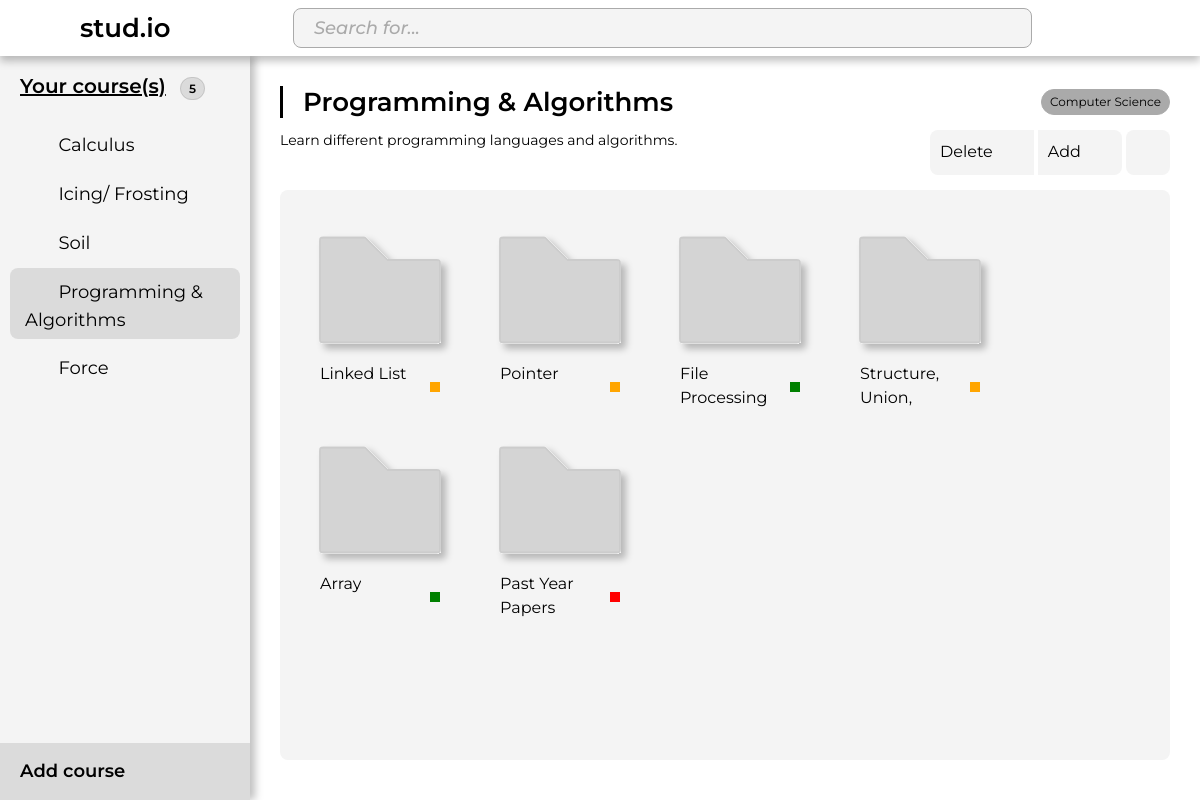
Page /Dev/Dashboard?id=6 (signed in) on the committed database.
### tables this page shows
CREATE TABLE `course` (
  `course_ID` int(11) NOT NULL,
  `c_name` varchar(100) NOT NULL,
  `c_description` varchar(150) NOT NULL,
  `c_type_ID` int(11) DEFAULT NULL,
  `user_ID` int(11) NOT NULL
);

CREATE TABLE `course_type` (
  `c_type_ID` int(11) NOT NULL,
  `c_type` varchar(50) NOT NULL
);

CREATE TABLE `topic` (
  `topic_ID` int(11) NOT NULL,
  `topic_name` varchar(100) NOT NULL,
  `topic_description` varchar(150) NOT NULL,
  `difficulty_ID` int(11) DEFAULT NULL,
  `course_ID` int(11) NOT NULL
);

### Dev/Dashboard/sidebar.php (shortened to what this page needs)
<?php
include '../config.php';
$query = mysqli_query($conn, "SELECT * FROM course where user_ID='$_SESSION[id]';");
$count = mysqli_num_rows($query);
?>
<div class="sidebar">
  <div class="header-box">
    <span class="header">Your course(s)</span>
    <span class="course-badge"><?php echo $count; ?></span>
  </div>
  <ul id="course-lists" class="course-lists list-unstyled">
    <?php
    if ($count != '0') {
      while ($row = mysqli_fetch_array($query)) {
        $id = $row['course_ID'];
        if ($id == $_GET['id']) { ?>
          <li class="course active"><?php
        } else { ?>
          <li class="course"><?php
        }?>
          <a href="<?php echo '?id='.$id; ?>" class="course-list text-decoration-none d-block">
            <span class="course-title">
              <i class="fal fa-regular fa-book"></i>
              <?php echo $row['c_name']; ?>
            </span>
          </a>
        </li>
    <?php
      }
    }
    ?>
  </ul>
  <ul id="course-add" class="course-add list-unstyled">
    <li class=""><a class="text-decoration-none d-flex justify-content-between">Add course<i class="fal fa-solid fa-plus"></i></a></li>
  </ul>
</div>

### Dev/Dashboard/course.php (shortened to what this page needs)
<?php
include '../config.php';
$get_id = $_GET['id'];
$user_ID = "$_SESSION[id]";
$sql = "SELECT * FROM course where user_ID='$user_ID' AND course_ID='$get_id';";
$result = $conn->query($sql);
$c_name = $c_description = $c_type_ID = "";
if ($result->num_rows > 0) {
    while ($row = $result->fetch_assoc()) {
        $c_name = $row["c_name"];
        $c_description = $row["c_description"];
        $c_type_ID = $row["c_type_ID"];
    }
}
$query = "SELECT * FROM course_type where c_type_ID='$c_type_ID';";
$result = $conn->query($query);
$c_type = "";
if ($result->num_rows > 0) {
    while ($row = $result->fetch_assoc()) {
        $c_type = $row["c_type"];
    }
}
?>
<div class="dashboard-container">
    <div class="dashboard-header">
        <div class="dashboard-title-box">
            <span id="course-header-title" class="course-header-title" contenteditable="true" data-toggle="tooltip" data-placement="left" title="Click to edit course title" value=><?php echo $c_name; ?></span>
            <span class="course-type"><?php echo $c_type; ?></span>
        </div>
        <div class="dashboard-description-box">
            <span id="course-description" class="course-description" contenteditable="true" data-toggle="tooltip" data-placement="left" title="Click to edit course description"><?php echo $c_description; ?></span>
            <div class="dashboard-action-buttons-box">
                <div class="dashboard-action-buttons">
                    <button id="course-delete" class="action-btn" type="button" data-id="<?php echo $get_id; ?>" onclick="deleteCourse(<?php echo $get_id; ?>)">
                        Delete <i class="fal fa-regular fa-trash"></i>
                    </button>
                    <button id="topic-add" class="action-btn" type="button">
                        Add <i class="fal fa-regular fa-plus"></i>
                    </button>
                </div>
                <div class="dashboard-action-buttons">
                    <button id="viewButton" class="dashboard-action-button action-btn" type="button" onclick="changeView()">
                        <i class="fal fa-regular fa-list"></i>
                    </button>
                </div>
            </div>
        </div>
    </div>
    <div id="dashboard-content" class="dashboard-content">
        <?php
        include '../config.php';
        $get_id = $_GET['id'];
        $query = mysqli_query($conn, "SELECT * FROM topic where course_ID='$get_id';");
        $count = mysqli_num_rows($query);
        if ($count != '0') {
            include 'topic.php';
        } else {
            include 'topic_invalid.php';
        }
        ?>
    </div>
</div>

### Dev/Dashboard/topic.php (shortened to what this page needs)
<?php
include '../config.php';
$get_id = $_GET['id'];
$query = mysqli_query($conn, "SELECT * FROM topic where course_ID='$get_id';");
$count = mysqli_num_rows($query);
?>
<div id="topic-lists" class="topic-lists">
    <?php
    if ($count != '0') {
        while ($row = mysqli_fetch_array($query)) {
            $topic_ID = $row['topic_ID'];
            $difficulty = '';
            if ($row['difficulty_ID'] == 1) {
                $difficulty = "difficulty-beginner";
            } else if ($row['difficulty_ID'] == 2) {
                $difficulty = "difficulty-intermediate";
            } else {
                $difficulty = "difficulty-advanced";
            }
    ?>
            <div class="dashboard-topic">
                <a href="<?php echo '../Topic?id=' . $topic_ID; ?>">
                    <span class="svg svg-folder"></span>
                    <span class="dashboard-topic-group">
                        <span class="dashboard-topic-title"><?php echo $row['topic_name']; ?></span>
                        <span class="dashboard-topic-difficulty <?php echo $difficulty; ?>"></span>
                    </span>
                </a>
                <i class="fal fa-solid fa-ellipsis-h" onclick="toggleEllipsisFunction(<?php echo $topic_ID; ?>)"></i>
            </div>
    <?php
        }
    }
    ?>
</div>

### Style/style.css (style rules this page uses)
* { margin: 0; padding: 0; font-family: 'Montserrat'; color: var(--font); }

### Style/index.css (style rules this page uses)
body { background: var(--bg) !important; }
.fal { font-size: 24px; display: inline-flex !important; align-items: center; }
.svg { width: 30px; }
.action-btn { border-radius: 0px; border: none; background-color: var(--action-btn-bg); color: var(--action-btn-font); font-size: 16px; padding: 10px; outline: none; }
.action-btn:first-child { border-radius: 8px 0 0 8px; }
.action-btn:last-child { border-radius: 0 8px 8px 0; }
.action-btn .fal { vertical-align: middle; margin-left: 8px; }
.difficulty-beginner { background: #008000; }
.difficulty-intermediate { background: #FFA500; }
.difficulty-advanced { background: #FF0000; }

### Style/Dashboard/dashboard.css (style rules this page uses)
.dashboard-container { width: 100%; height: 100%; padding: 30px; }
.dashboard-header { width: 100%; margin-bottom: 10px; }
.dashboard-title-box { width: 100%; display: inline-flex; justify-content: space-between; border-left: 3px solid var(--font); margin-bottom: 10px; }
.dashboard-description-box { width: 100%; display: inline-flex; justify-content: space-between; margin-bottom: 5px; }
.course-header-title { font: var(--font); font-weight: 600; font-size: 26px; margin-left: 20px; align-self: center; line-height: normal; max-width: 50%; overflow: hidden; text-overflow: ellipsis; display: -webkit-box; -webkit-line-clamp: 1; line-clamp: 1; -webkit-box-orient: vertical; }
.course-description { font-size: 14px; max-width: calc(60% - 60px); overflow: hidden; text-overflow: ellipsis; display: -webkit-box; -webkit-line-clamp: 2; line-clamp: 2; -webkit-box-orient: vertical; }
.course-type { background: var(--textbox-border); border: 1px solid var(--textbox-border); border-radius: 18px; font-size: 12px; color: var(--font); height: max-content; padding: 3px 8px; align-self: center; }
.dashboard-action-buttons-box { float: right; }
.dashboard-action-buttons { display: inline; }
.dashboard-action-button { border-radius: 8px !important; }
.dashboard-action-button .fal { margin: 0; width: 24px; justify-content: center; }
.dashboard-content { height: calc(100vh - 230px); background-color: var(--container-bg-1); border-radius: 8px; padding: 10px; overflow-y: overlay; display: flex; text-align: center; align-content: flex-start; flex-wrap: wrap; }
.dashboard-topic { max-width: 180px; max-height: 210px; cursor: pointer; }
.dashboard-topic a { text-decoration: none; display: contents; }
.dashboard-topic .fal { position: relative; top: -200px; right: -50px; border-radius: 20px; text-align: center; color: var(--icon); font-weight: 500; text-decoration: none; }
.dashboard-topic .svg { width: 180px; }
.dashboard-topic-group { top: -25px; position: relative; align-items: center; display: inline-flex; justify-content: space-between; width: 100%; padding: 0 30px; }
.dashboard-topic-title { max-width: 110px; height: 50px; overflow: hidden; text-align: start; text-overflow: ellipsis; }
.dashboard-topic-difficulty { width: 10px; height: 10px; display: inline-block; }
.topic-lists { display: flex; text-align: center; align-content: flex-start; flex-wrap: wrap; }

### Style/svg.css (style rules this page uses)
.svg-folder { content: url("../Svg/folder.svg"); }

### rows in the picture
course: c_name "Calculus"
course: c_name "Icing/ Frosting"
course: c_name "Soil"
course: c_name "Programming & Algorithms", c_description "Learn different programming languages and algorithms."
course: c_name "Force"
course_type: c_type "Computer Science"
topic: topic_name "Linked List"
topic: topic_name "Pointer"
topic: topic_name "File Processing"
topic: topic_name "Structure, Union,…"
topic: topic_name "Array"
topic: topic_name "Past Year Papers"

### other values in the picture
$count "5"
